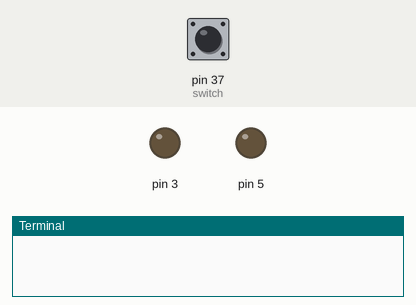
The program below on a simulated Raspberry Pi (header pin numbers). On the bench: output pins drawn as LEDs (lit = HIGH), the last lines printed to the terminal. The inputs (shaded band) are chosen by the test bench; at power-on: pin 37 (switch) LOW.

Above: at 5.0 s.
5.1 s: pin 37 (switch) pulled HIGH for 3.2 s
At 7.1 s:
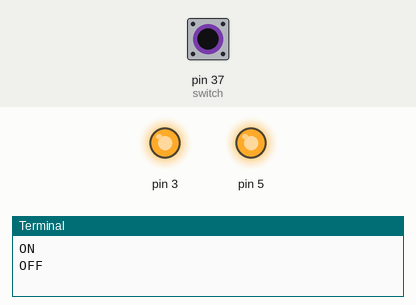
9.8 s: pin 37 (switch) pulled HIGH for 0.15 s
At 10.7 s:
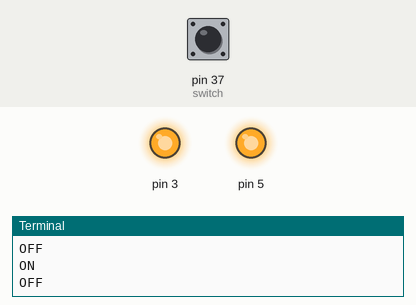
11.4 s: pin 37 (switch) pulled HIGH for 1 s
At 11.9 s:
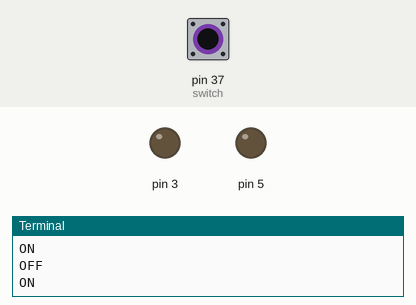
Timing chart, 0 to 14.4 s (numbered marks = the images above; inputs shaded):
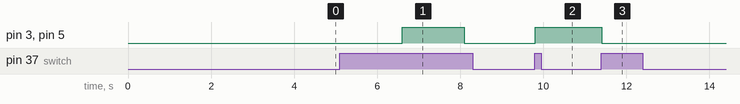

The program:

button.py
```python
import RPi.GPIO as GPIO # Import Raspberry Pi GPIO library
import time
GPIO.setwarnings(False) # Ignore warning for now
GPIO.setmode(GPIO.BOARD) # Use physical pin numbering
pinList = [3, 5, 37]
GPIO.setup(3, GPIO.OUT)
GPIO.setup(5, GPIO.OUT)
GPIO.setup(37, GPIO.IN, pull_up_down=GPIO.PUD_DOWN) # Set pin 37 to be an input pin
#Defining VARS
p = 1
i = 0
on = GPIO.HIGH
off = GPIO.LOW
Ron = GPIO.LOW
Roff = GPIO.HIGH
switch = GPIO.input(37)
buttonReleaseTime = 1.5
try:
    while p == 1: #constant loop
        while not GPIO.input(37): #if there is no iput then do nothing
            time.sleep(0.01)
        if i == 0:
            GPIO.output(3, Ron)
            GPIO.output(5, Ron)
            print("ON")
            i = 1
            time.sleep(buttonReleaseTime)
        else:
            GPIO.output(3, Roff)
            GPIO.output(5, Roff)
            print("OFF")
            i = 0
            time.sleep(buttonReleaseTime)
except KeyboardInterrupt:
    GPIO.cleanup()
```

Measured:
- after the input at 5.1 s, pin 3, pin 5: LOW → HIGH after 1.5 s, → LOW 1.5 s later
- after the input at 9.8 s, pin 3, pin 5: LOW → HIGH at once
- after the input at 11.4 s, pin 3, pin 5: HIGH → LOW at once
